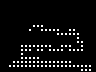

Tiled map render using the project's own tile images. Description and the whole map definition, tile-layer contents included, below:
An orthogonal 24x18 tile map with 4x4 px tiles, 1 tile layer (Tile Layer 1).

<map version="1.5" tiledversion="1.7.2" orientation="orthogonal" renderorder="right-down" width="24" height="18" tilewidth="4" tileheight="4" infinite="0" nextlayerid="2" nextobjectid="1">
 <tileset firstgid="1" source="tileset2.tsx" />
 <layer id="1" name="Tile Layer 1" width="24" height="18">
  <data encoding="csv">
0,0,0,0,0,0,0,0,0,0,0,0,1,0,0,0,0,0,0,0,0,0,0,0,
0,0,0,0,0,0,0,0,0,0,0,1,1,0,0,0,1,1,0,0,0,0,0,0,
0,0,0,0,0,0,0,0,1,1,1,1,0,0,1,1,1,1,0,0,0,0,0,0,
0,0,0,0,0,0,0,1,1,1,1,1,1,1,1,1,1,1,0,1,1,0,0,0,
0,0,0,0,1,1,1,1,1,1,1,1,1,1,1,1,1,1,1,1,0,0,0,0,
0,0,0,1,1,1,1,1,1,1,1,1,1,1,1,1,1,1,1,1,1,1,0,0,
0,0,1,1,1,1,1,1,2,2,2,1,1,1,1,1,1,1,1,1,1,0,0,0,
0,0,1,1,1,1,1,2,1,1,2,2,2,2,2,1,1,2,2,1,1,1,0,0,
0,0,1,1,1,1,1,1,1,1,1,1,1,1,2,2,2,2,2,2,1,1,0,0,
0,0,1,1,1,1,1,1,1,1,1,1,1,1,1,1,1,1,1,2,1,1,0,0,
0,0,1,1,1,1,1,1,1,1,1,1,1,1,1,1,1,1,1,2,2,1,1,1,
0,0,0,1,1,2,2,2,2,2,2,2,2,1,1,2,2,2,1,1,2,1,1,1,
1,1,1,1,1,2,2,2,1,2,2,1,2,2,2,2,1,2,2,2,2,1,1,1,
0,0,0,0,1,2,1,1,1,1,1,1,1,1,1,1,1,1,1,1,1,1,1,0,
0,0,0,0,1,2,2,2,2,2,1,1,1,1,1,1,1,1,1,1,1,1,0,0,
0,0,0,2,2,2,2,2,2,2,2,2,2,2,2,2,2,2,1,1,1,0,0,0,
0,0,2,2,2,2,2,2,2,2,2,2,2,2,2,2,2,2,2,2,2,2,2,0,
0,0,0,0,0,0,0,0,0,0,0,0,0,0,0,0,0,0,0,0,2,2,2,0
</data>
 </layer>
</map>